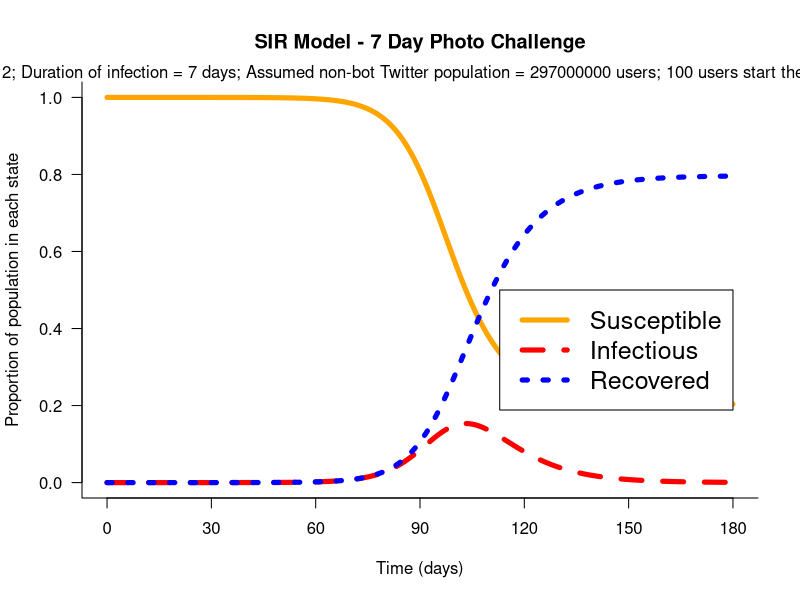
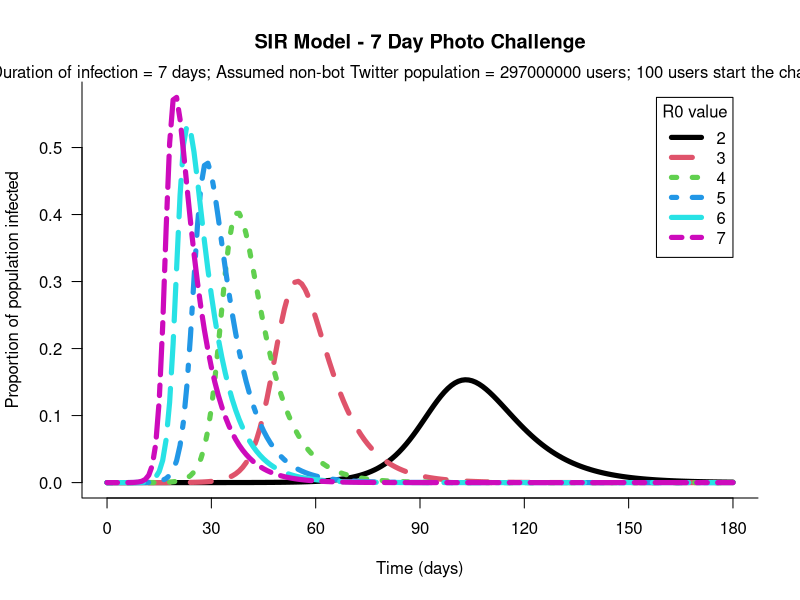

These charts were generated, in order, by the following R code:
# R Code for simple SIR model of "7 day photo challenge" #
# Graham Wheeler (Twitter: @DrGWheeler)
# GitHub: https://github.com/graham-wheeler/
#
# Thanks to Aidan Findlater (Twitter: @AidanFindLater) for his original code, which this file is based on.
# Original code source: https://archives.aidanfindlater.com/blog/2010/04/20/the-basic-sir-model-in-r/

#############################
# Install and load packages #
#############################

install.packages("deSolve")
library(deSolve)

############
# Function #
############

sir <- function(time, state, parameters) {
  with(as.list(c(state, parameters)), {
    dS <- -beta * S * I
    dI <- beta * S * I - gamma * I
    dR <- gamma * I
    
    return(list(c(dS, dI, dR)))
  })
}


#########
# Setup #
#########

n_users <- 330000000 # Est. number of Twitter users
genuine_users <- 0.9*n_users # Est. number that are not bots capable of tweeting and infecting other users
initial_infected <- 100 # Initial number of accounts that will start the challenge
init <- c(S = 1-(initial_infected/genuine_users), I = initial_infected/genuine_users, 0.0)

r0 <- 2 # Assumed Reproduction Ratio (Average number of users that one person will infect)
duration <- 7 # Duration of infection (days)
parameters <- c(beta = r0/duration, gamma = 1/duration)

######################
# Model the epidemic #
######################

times <- seq(0, 180, by = 1)
out <- as.data.frame(ode(y = init, times = times, func = sir, parms = parameters))
out$time <- NULL

####################
# Plot the results #
####################

subtitle_text<-ifelse(initial_infected == 1, paste0("R0 = ",r0,"; Duration of infection = ", duration," days; Assumed non-bot Twitter population = ", format(genuine_users, scientific = FALSE), " users; ", initial_infected," user starts the challenge"),
                      paste0("R0 = ",r0,"; Duration of infection = ", duration," days; Assumed non-bot Twitter population = ", format(genuine_users, scientific = FALSE), " users; ", initial_infected," users start the challenge"))
matplot(times, out, type = "l", xlab = "Time (days)", ylab = "Proportion of population in each state", main = "SIR Model - 7 Day Photo Challenge", lwd = 5, lty = 1:3, bty = "l", col = c("orange", "red", "blue"), las = 1, xaxt="n")
axis(side = 1, at = seq(0, max(times), by = 30), label = as.character(seq(0, max(times), by = 30)))
mtext(text = subtitle_text, side = 3, line = 0)
legend(max(times), 0.5, xjust = 1, c("Susceptible", "Infectious", "Recovered"), pch = NULL, lty = 1:3, lwd = 5, col = c("orange", "red", "blue"), cex = 1.5)


#############################################
# Looking at several different values of R0 #
#############################################

r0_vec <- c(2, 3, 4, 5, 6, 7)
duration <- 7
parameters <- matrix(c(beta = r0_vec/duration, gamma = rep(1/duration, length(r0_vec))), ncol = 2, byrow = F)
colnames(parameters)<-c("beta", "gamma")
times <- seq(0, 180, by = 1)
out_list<-lapply(1:length(r0_vec), function(z) {tmp<-as.data.frame(ode(y = init, times = times, func = sir, parms = parameters[z,]))
  tmp$time <- NULL
  tmp})
y_max<-max(sapply(1:length(r0_vec), function(z) max(out_list[[z]]$I)))

#####################################
# Plotting Proportion infected only #
#####################################

subtitle_text<-ifelse(initial_infected == 1, paste0("Duration of infection = ", duration," days; Assumed non-bot Twitter population = ", format(genuine_users, scientific = FALSE), " users; ", initial_infected," user starts the challenge"),
                      paste0("Duration of infection = ", duration," days; Assumed non-bot Twitter population = ", format(genuine_users, scientific = FALSE), " users; ", initial_infected," users start the challenge"))
matplot(times, out_list[[1]]$I, type = "l", xlab = "Time (days)", ylab = "Proportion of population infected", main = "SIR Model - 7 Day Photo Challenge", lwd = 5, lty = 1, bty = "l", col = 1, las = 1, ylim = c(0,y_max), xaxt="n")
for(i in 2:length(r0_vec)){
  lines(times, out_list[[i]]$I, type = "l", lwd = 5, lty = i, col = i)
}
axis(side = 1, at = seq(0, max(times), by = 30), label = as.character(seq(0, max(times), by = 30)))
mtext(text = subtitle_text, side = 3, line = 0)
legend(max(times), y_max, xjust = 1, as.character(r0_vec), title = "R0 value", lwd = 5, col = 1:length(r0_vec), lty = 1:length(r0_vec))

#######
# END #
#######
